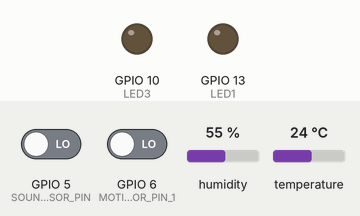
Recording of a sketch running on a simulated ESP32. Shown: output pins drawn as LEDs (lit = HIGH). The test bench sets the inputs (shaded band); at power-on: GPIO 5 (SOUND_SENSOR_PIN) LOW, GPIO 6 (MOTION_SENSOR_PIN_1) LOW, humidity 55 %, temperature 24 °C. WiFi joins after 1.5 s; servers stay silent unless stated; what the sketch prints to the serial monitor is not drawn.

Above: at 2.7 s.
2.8 s: GPIO 5 (SOUND_SENSOR_PIN) driven HIGH
At 5.4 s:
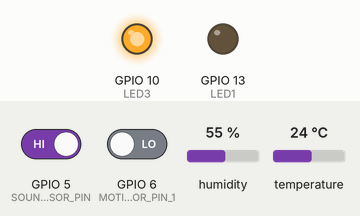
9.5 s: GPIO 5 (SOUND_SENSOR_PIN) driven LOW
At 10.8 s:
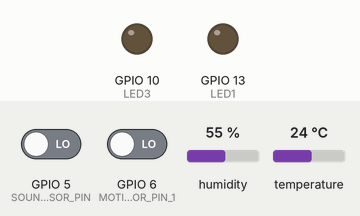
Timing chart, 0 to 12.5 s (numbered marks = the images above; inputs shaded):
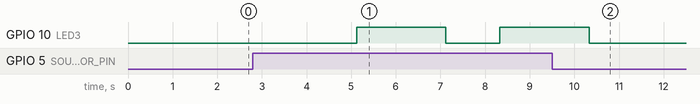

Measured:
- after the input at 2.8 s, GPIO 10 (LED3): LOW → HIGH after 2.3 s, → LOW 2.0 s later, → HIGH 1.2 s later
- after the input at 9.5 s, GPIO 10 (LED3): goes on until 10.3 s, then stays LOW

The sketch:

baby_monitor_system_with_extension.ino
```cpp
#ifdef __cplusplus
extern "C" {
#endif
uint8_t temprature_sens_read();
#ifdef __cplusplus
}
#endif
uint8_t temprature_sens_read();
#include <WiFi.h>
String apiKey = "MFCCWJQ4BZRLMK8B";                  //  Enter your Write API key from ThingSpeak
const char *ssid =  "TelstraDE97B7";                                    // replace with your wifi ssid and wpa2 key
const char *pass =  "s45rcyattt";
const char* server = "api.thingspeak.com";
WiFiClient client;

#include <DHT.h>
#include "SD.h"
#include <Wire.h>


//Variables
float hum;  //Stores humidity value
float temp; //Stores temperature value
float high_temp= 35;
float low_temp= 20;
float high_sound= 150;


//Constants
#define DHTPIN 2     // what pin we're connected to
#define DHTTYPE DHT22   // DHT 22  (AM2302)
int LED1=13;
int LED2=2;
int LED3=10;
int MOTION_SENSOR_PIN_1=6;
int MOTION_SENSOR_PIN_2=6;
int SOUND_SENSOR_PIN= 5;


DHT dht(DHTPIN, DHTTYPE); // Initialize DHT sensor for normal 16mhz Arduino


void setup()
{
    Serial.begin(115200);
    delay(10);
    Serial.println("Connecting to ");
    Serial.println(ssid);
    WiFi.begin(ssid, pass);
    while (WiFi.status() != WL_CONNECTED)
    {
        delay(500);
        Serial.print(".");
    }
    Serial.println("");
    Serial.println("WiFi connected");
    dht.begin();
  pinMode(MOTION_SENSOR_PIN_1, INPUT);
  pinMode(MOTION_SENSOR_PIN_2, INPUT);
  pinMode(SOUND_SENSOR_PIN, INPUT);
  pinMode(LED1, OUTPUT);
  pinMode(LED2, OUTPUT);
  pinMode(LED3, OUTPUT);

}
void loop()
{

  hum = dht.readHumidity();
  temp= dht.readTemperature();
  int motion_sensor_1=digitalRead(MOTION_SENSOR_PIN_1);
  int motion_sensor_2=digitalRead(MOTION_SENSOR_PIN_2);
  int sound_digital = digitalRead(SOUND_SENSOR_PIN);
  //changing temperature parameter to celsius
 if (client.connect(server,80))                                 //   "184.106.153.149" or api.thingspeak.com
    {
String data_to_send = apiKey;
    data_to_send += "&field1=";
    data_to_send += String(temp);
    data_to_send += "&field2=";
    data_to_send += String(hum);
    data_to_send += "&field3=";
    data_to_send += String(motion_sensor_1);
    data_to_send += "&field4=";
    data_to_send += String(motion_sensor_2);
    data_to_send += "&field5=";
    data_to_send += String(sound_digital);
    data_to_send += "\r\n\r\n";

    client.print("POST /update HTTP/1.1\n");
    client.print("Host: api.thingspeak.com\n");
    client.print("Connection: close\n");
    client.print("X-THINGSPEAKAPIKEY: " + apiKey + "\n");
    client.print("Content-Type: application/x-www-form-urlencoded\n");
    client.print("Content-Length: ");
    client.print(data_to_send.length());
    client.print("\n\n");
    client.print(data_to_send);
    delay(1000);


      //LED STATUS
  if(motion_sensor_2==1 && motion_sensor_1==0)
  {
        digitalWrite(LED1,HIGH);
        delay(1000);
        digitalWrite(LED1,LOW);
  }

    if(temp>high_temp && temp<low_temp )
  {
        digitalWrite(LED2,HIGH);
        delay(2000);
        digitalWrite(LED2,LOW);
  }

  if(sound_digital == 1)
  {
        digitalWrite(LED3,HIGH);
        delay(2000);
        digitalWrite(LED3,LOW);
  }

}
    client.stop();

}
```
